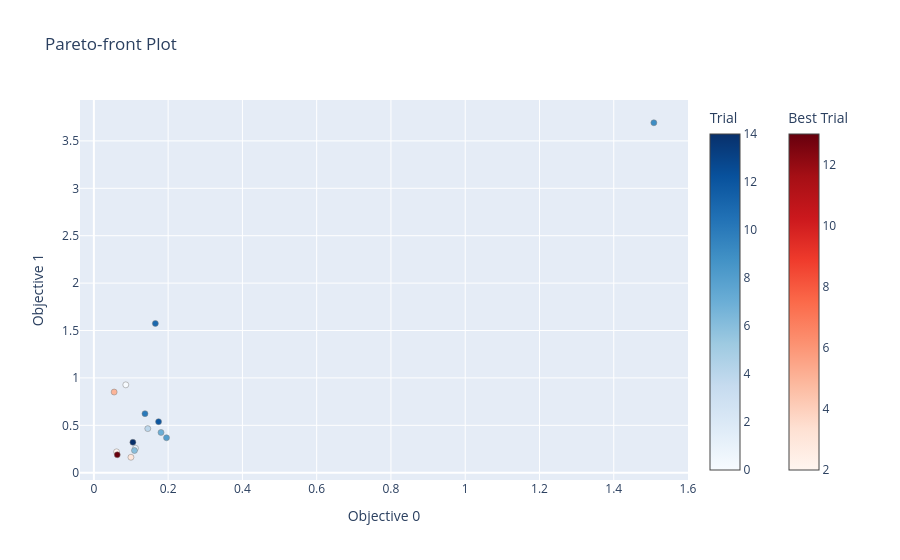

Source (notebook cell):
### Code cell
from plotly.io import show
import optuna
fig = optuna.visualization.plot_pareto_front(study)
show(fig)

### Figure 1 — Plotly figure (JSON) as saved in the notebook; plotly's stock layout.template omitted (floating-point values rounded to 4 significant figures)
{"data": [{"hovertemplate": "%{text}<extra>Trial</extra>", "marker": {"color": [0, 1, 4, 6, 7, 8, 9, 10, 11, 12, 14], "colorbar": {"title": {"text": "Trial"}}, "colorscale": [[0, "rgb(247,251,255)"], [0.125, "rgb(222,235,247)"], [0.25, "rgb(198,219,239)"], [0.375, "rgb(158,202,225)"], [0.5, "rgb(107,174,214)"], [0.625, "rgb(66,146,198)"], [0.75, "rgb(33,113,181)"], [0.875, "rgb(8,81,156)"], [1, "rgb(8,48,107)"]], "line": {"color": "Grey", "width": 0.5}}, "mode": "markers", "showlegend": false, "text": ["{<br>  \"number\": 0,<br>  \"values\": [<br>    0.08600274721781413,<br>    0.9271232604980468<br>  ],<br>  \"params\": {<br>    \"score_net_kind\": \"dnn\",<br>    \"flow_net_kind\": \"dnn\",<br>    \"sw\": 256,<br>    \"fw\": 64,<br>    \"sd\": 5,<br>    \"fd\": 3,<br>    \"se\": 3000,<br>    \"fe\": 2000,<br>    \"nl\": 0.1439486979033181,<br>    \"lx\": 1.1<br>  }<br>}", "{<br>  \"number\": 1,<br>  \"values\": [<br>    0.11207715670267741,<br>    0.2586517333984375<br>  ],<br>  \"params\": {<br>    \"score_net_kind\": \"dnn\",<br>    \"flow_net_kind\": \"dnn\",<br>    \"sw\": 128,<br>    \"fw\": 64,<br>    \"sd\": 4,<br>    \"fd\": 4,<br>    \"se\": 3000,<br>    \"fe\": 6000,<br>    \"nl\": 0.37237383033618554,<br>    \"lx\": 1.2000000000000002<br>  }<br>}", "{<br>  \"number\": 4,<br>  \"values\": [<br>    0.1451569398244222,<br>    0.4654428482055664<br>  ],<br>  \"params\": {<br>    \"score_net_kind\": \"dnn\",<br>    \"flow_net_kind\": \"dnn\",<br>    \"sw\": 64,<br>    \"fw\": 256,<br>    \"sd\": 6,<br>    \"fd\": 5,<br>    \"se\": 5000,<br>    \"fe\": 3000,<br>    \"nl\": 0.18857753327875781,<br>    \"lx\": 1.0<br>  }<br>}", "{<br>  \"number\": 6,<br>  \"values\": [<br>    0.10935346285502116,<br>    0.23450489044189454<br>  ],<br>  \"params\": {<br>    \"score_net_kind\": \"dnn\",<br>    \"flow_net_kind\": \"spectral\",<br>    \"sw\": 128,<br>    \"fw\": 256,<br>    \"sd\": 3,<br>    \"fd\": 5,<br>    \"se\": 3000,<br>    \"fe\": 5000,<br>    \"nl\": 0.413180256698533,<br>    \"lx\": 0.8<br>  }<br>}", "{<br>  \"number\": 7,<br>  \"values\": [<br>    0.18077802658081055,<br>    0.42505788803100586<br>  ],<br>  \"params\": {<br>    \"score_net_kind\": \"spectral\",<br>    \"flow_net_kind\": \"spectral\",<br>    \"sw\": 256,<br>    \"fw\": 256,<br>    \"sd\": 5,<br>    \"fd\": 3,<br>    \"se\": 6000,<br>    \"fe\": 6000,<br>    \"nl\": 0.32464599468348354,<br>    \"lx\": 1.2000000000000002<br>  }<br>}", "{<br>  \"number\": 8,<br>  \"values\": [<br>    0.1955744425455729,<br>    0.36900911331176756<br>  ],<br>  \"params\": {<br>    \"score_net_kind\": \"spectral\",<br>    \"flow_net_kind\": \"spectral\",<br>    \"sw\": 64,<br>    \"fw\": 64,<br>    \"sd\": 5,<br>    \"fd\": 3,<br>    \"se\": 5000,<br>    \"fe\": 4000,<br>    \"nl\": 0.30760980208547234,<br>    \"lx\": 0.9<br>  }<br>}", "{<br>  \"number\": 9,<br>  \"values\": [<br>    1.507970650990804,<br>    3.6913305282592774<br>  ],<br>  \"params\": {<br>    \"score_net_kind\": \"spectral\",<br>    \"flow_net_kind\": \"spectral\",<br>    \"sw\": 64,<br>    \"fw\": 64,<br>    \"sd\": 6,<br>    \"fd\": 3,<br>    \"se\": 2000,<br>    \"fe\": 4000,<br>    \"nl\": 0.09105995971245924,<br>    \"lx\": 0.4<br>  }<br>}", "{<br>  \"number\": 10,<br>  \"values\": [<br>    0.13759334882100424,<br>    0.6230026245117187<br>  ],<br>  \"params\": {<br>    \"score_net_kind\": \"dnn\",<br>    \"flow_net_kind\": \"spectral\",<br>    \"sw\": 64,<br>    \"fw\": 256,<br>    \"sd\": 6,<br>    \"fd\": 6,<br>    \"se\": 2000,<br>    \"fe\": 2000,<br>    \"nl\": 0.1442231939566849,<br>    \"lx\": 0.6000000000000001<br>  }<br>}", "{<br>  \"number\": 11,<br>  \"values\": [<br>    0.16555682818094888,<br>    1.5746543884277344<br>  ],<br>  \"params\": {<br>    \"score_net_kind\": \"spectral\",<br>    \"flow_net_kind\": \"spectral\",<br>    \"sw\": 256,<br>    \"fw\": 128,<br>    \"sd\": 3,<br>    \"fd\": 4,<br>    \"se\": 3000,<br>    \"fe\": 6000,<br>    \"nl\": 0.4031413617675625,<br>    \"lx\": 1.5<br>  }<br>}", "{<br>  \"number\": 12,<br>  \"values\": [<br>    0.17422866821289062,<br>    0.5387097358703613<br>  ],<br>  \"params\": {<br>    \"score_net_kind\": \"spectral\",<br>    \"flow_net_kind\": \"spectral\",<br>    \"sw\": 128,<br>    \"fw\": 64,<br>    \"sd\": 4,<br>    \"fd\": 4,<br>    \"se\": 4000,<br>    \"fe\": 3000,<br>    \"nl\": 0.4109961621471463,<br>    \"lx\": 1.3<br>  }<br>}", "{<br>  \"number\": 14,<br>  \"values\": [<br>    0.10508489608764648,<br>    0.32132606506347655<br>  ],<br>  \"params\": {<br>    \"score_net_kind\": \"dnn\",<br>    \"flow_net_kind\": \"spectral\",<br>    \"sw\": 256,<br>    \"fw\": 64,<br>    \"sd\": 6,<br>    \"fd\": 4,<br>    \"se\": 4000,<br>    \"fe\": 4000,<br>    \"nl\": 0.29576274751202525,<br>    \"lx\": 0.6000000000000001<br>  }<br>}"], "type": "scatter", "x": [0.086, 0.1121, 0.1452, 0.1094, 0.1808, 0.1956, 1.508, 0.1376, 0.1656, 0.1742, 0.1051], "y": [0.9271, 0.2587, 0.4654, 0.2345, 0.4251, 0.369, 3.691, 0.623, 1.575, 0.5387, 0.3213]}, {"hovertemplate": "%{text}<extra>Best Trial</extra>", "marker": {"color": [2, 3, 5, 13], "colorbar": {"title": {"text": "Best Trial"}, "x": 1.1, "xpad": 40}, "colorscale": [[0, "rgb(255,245,240)"], [0.125, "rgb(254,224,210)"], [0.25, "rgb(252,187,161)"], [0.375, "rgb(252,146,114)"], [0.5, "rgb(251,106,74)"], [0.625, "rgb(239,59,44)"], [0.75, "rgb(203,24,29)"], [0.875, "rgb(165,15,21)"], [1, "rgb(103,0,13)"]], "line": {"color": "Grey", "width": 0.5}}, "mode": "markers", "showlegend": false, "text": ["{<br>  \"number\": 2,<br>  \"values\": [<br>    0.0610957940419515,<br>    0.2203902244567871<br>  ],<br>  \"params\": {<br>    \"score_net_kind\": \"dnn\",<br>    \"flow_net_kind\": \"spectral\",<br>    \"sw\": 128,<br>    \"fw\": 128,<br>    \"sd\": 2,<br>    \"fd\": 3,<br>    \"se\": 3000,<br>    \"fe\": 3000,<br>    \"nl\": 0.40064677971853574,<br>    \"lx\": 0.9<br>  }<br>}", "{<br>  \"number\": 3,<br>  \"values\": [<br>    0.09980686505635579,<br>    0.16337299346923828<br>  ],<br>  \"params\": {<br>    \"score_net_kind\": \"dnn\",<br>    \"flow_net_kind\": \"spectral\",<br>    \"sw\": 256,<br>    \"fw\": 64,<br>    \"sd\": 5,<br>    \"fd\": 3,<br>    \"se\": 3000,<br>    \"fe\": 6000,<br>    \"nl\": 0.3976506031751002,<br>    \"lx\": 1.4<br>  }<br>}", "{<br>  \"number\": 5,<br>  \"values\": [<br>    0.05460675557454427,<br>    0.8510397434234619<br>  ],<br>  \"params\": {<br>    \"score_net_kind\": \"dnn\",<br>    \"flow_net_kind\": \"spectral\",<br>    \"sw\": 256,<br>    \"fw\": 128,<br>    \"sd\": 3,<br>    \"fd\": 3,<br>    \"se\": 5000,<br>    \"fe\": 4000,<br>    \"nl\": 0.19142452922533565,<br>    \"lx\": 1.4<br>  }<br>}", "{<br>  \"number\": 13,<br>  \"values\": [<br>    0.06296269098917644,<br>    0.18957796096801757<br>  ],<br>  \"params\": {<br>    \"score_net_kind\": \"dnn\",<br>    \"flow_net_kind\": \"dnn\",<br>    \"sw\": 256,<br>    \"fw\": 256,<br>    \"sd\": 2,<br>    \"fd\": 6,<br>    \"se\": 2000,<br>    \"fe\": 6000,<br>    \"nl\": 0.4787327843155862,<br>    \"lx\": 0.5<br>  }<br>}"], "type": "scatter", "x": [0.0611, 0.09981, 0.05461, 0.06296], "y": [0.2204, 0.1634, 0.851, 0.1896]}], "layout": {"title": {"text": "Pareto-front Plot"}, "xaxis": {"title": {"text": "Objective 0"}}, "yaxis": {"title": {"text": "Objective 1"}}}}
